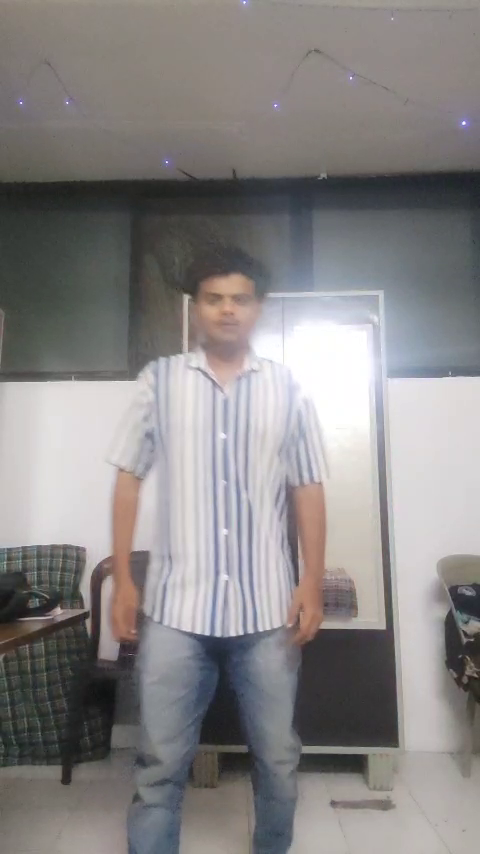
#> input picture frame 59 of data/cca3 sunil video.mp4, 480 x 854 px
$ python task4_motion_estimation.py
#> lines starting #> are read from the running program, lines starting #| are printed output that depends on the picture

import cv2
import numpy as np
import matplotlib.pyplot as plt
from pathlib import Path

# ==========================================
# 1. PROJECT PATHS
# ==========================================

BASE_DIR = Path(__file__).resolve().parent.parent
DATA_DIR = BASE_DIR / "data"
OUTPUT_DIR = BASE_DIR / "outputs" / "unit5" / "task4"

OUTPUT_DIR.mkdir(parents=True, exist_ok=True)

VIDEO_EXTENSIONS = [".mp4", ".avi", ".mov", ".mkv"]

video_files = sorted(
    file for file in DATA_DIR.iterdir()
    if file.is_file() and file.suffix.lower() in VIDEO_EXTENSIONS
)

if not video_files:
    raise FileNotFoundError(
        "No video found in the data folder. "
        "Copy your self-recorded video into data."
    )

VIDEO_PATH = video_files[0]

print("TASK 4: MOTION ESTIMATION")
print("-------------------------")
print("Input video:", VIDEO_PATH.name)

# ==========================================
# 2. OPEN VIDEO
# ==========================================

cap = cv2.VideoCapture(str(VIDEO_PATH))

if not cap.isOpened():
    raise RuntimeError("Could not open the input video.")

fps = cap.get(cv2.CAP_PROP_FPS)
width = int(cap.get(cv2.CAP_PROP_FRAME_WIDTH))
height = int(cap.get(cv2.CAP_PROP_FRAME_HEIGHT))
total_frames = int(cap.get(cv2.CAP_PROP_FRAME_COUNT))

if fps <= 0:
    fps = 25.0

print("Video FPS:", fps)
print("Video dimensions:", width, "x", height)
print("Total frames:", total_frames)

# ==========================================
# 3. CREATE OUTPUT VIDEO WRITERS
# ==========================================

fourcc = cv2.VideoWriter_fourcc(*"mp4v")

frame_diff_writer = cv2.VideoWriter(
    str(OUTPUT_DIR / "frame_differencing.mp4"),
    fourcc,
    fps,
    (width, height)
)

gmm_writer = cv2.VideoWriter(
    str(OUTPUT_DIR / "gmm_background_subtraction.mp4"),
    fourcc,
    fps,
    (width, height)
)

optical_writer = cv2.VideoWriter(
    str(OUTPUT_DIR / "lucas_kanade_optical_flow.mp4"),
    fourcc,
    fps,
    (width, height)
)

if not all([
    frame_diff_writer.isOpened(),
    gmm_writer.isOpened(),
    optical_writer.isOpened()
]):
    raise RuntimeError("Could not create output videos.")

# ==========================================
# 4. INITIALIZE ALGORITHMS
# ==========================================

# GMM background subtractor
background_subtractor = cv2.createBackgroundSubtractorMOG2(
    history=500,
    varThreshold=25,
    detectShadows=True
)

# Variables for Lucas-Kanade optical flow
previous_gray = None
previous_points = None

feature_params = {
    "maxCorners": 200,
    "qualityLevel": 0.3,
    "minDistance": 7,
    "blockSize": 7
}

lk_params = {
    "winSize": (15, 15),
    "maxLevel": 2,
    "criteria": (
        cv2.TERM_CRITERIA_EPS | cv2.TERM_CRITERIA_COUNT,
        10,
        0.03
    )
}

# Save representative frames
saved_frame_diff = False
saved_gmm = False
saved_optical = False

frame_number = 0
processed_frames = 0

# ==========================================
# 5. PROCESS VIDEO FRAME BY FRAME
# ==========================================

while True:

    ret, frame = cap.read()
#> frame is the input picture: shape (854, 480, 3); mean B, G, R 133.2, 133.4, 136.6

    if not ret:
        break

    frame_number += 1

    gray = cv2.cvtColor(frame, cv2.COLOR_BGR2GRAY)
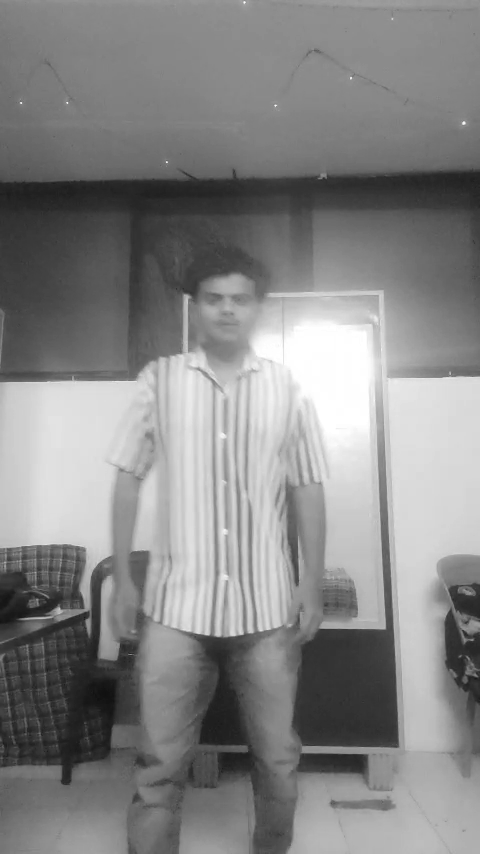
#> gray: shape (854, 480); min 16, max 255, mean 134.3

    # --------------------------------------
    # TECHNIQUE 1: FRAME DIFFERENCING
    # --------------------------------------

    if previous_gray is not None:

        difference = cv2.absdiff(previous_gray, gray)

        # Threshold to identify moving regions
        _, motion_mask = cv2.threshold(
            difference,
            25,
            255,
            cv2.THRESH_BINARY
        )

        # Remove small noise
        kernel = np.ones((3, 3), np.uint8)

        motion_mask = cv2.morphologyEx(
            motion_mask,
            cv2.MORPH_OPEN,
            kernel
        )

        frame_diff_output = cv2.cvtColor(
            motion_mask,
            cv2.COLOR_GRAY2BGR
        )

        frame_diff_writer.write(frame_diff_output)

        if not saved_frame_diff:
            cv2.imwrite(
                str(OUTPUT_DIR / "frame_difference_result.jpg"),
                frame_diff_output
            )
            saved_frame_diff = True

    else:
        motion_mask = np.zeros_like(gray)

    # --------------------------------------
    # TECHNIQUE 2: GMM BACKGROUND SUBTRACTION
    # --------------------------------------

    foreground_mask = background_subtractor.apply(frame)
#> foreground_mask: shape (854, 480); every value is 127

    # Remove shadows and keep foreground pixels
    _, foreground_mask = cv2.threshold(
        foreground_mask,
        200,
        255,
        cv2.THRESH_BINARY
    )
#> foreground_mask: shape (854, 480); every value is 0

    gmm_output = cv2.cvtColor(
        foreground_mask,
        cv2.COLOR_GRAY2BGR
    )
#> gmm_output: shape (854, 480, 3); every value is 0

    gmm_writer.write(gmm_output)

    if not saved_gmm:
        cv2.imwrite(
            str(OUTPUT_DIR / "gmm_foreground_mask.jpg"),
            gmm_output
        )
        saved_gmm = True

    # --------------------------------------
    # TECHNIQUE 3: LUCAS-KANADE OPTICAL FLOW
    # --------------------------------------

    optical_output = frame.copy()

    if previous_gray is None:
        previous_points = cv2.goodFeaturesToTrack(
            gray,
            mask=None,
            **feature_params
        )
#> previous_points = 33 rows, first 8: [58, 607], [464, 122], [383, 627], [244, 632], [212, 634], [185, 296], [260, 628], [20, 101]

    else:

        if previous_points is not None and len(previous_points) > 0:

            next_points, status, error = cv2.calcOpticalFlowPyrLK(
                previous_gray,
                gray,
                previous_points,
                None,
                **lk_params
            )

            if next_points is not None and status is not None:

                good_new = next_points[status.flatten() == 1]
                good_old = previous_points[status.flatten() == 1]

                for new, old in zip(good_new, good_old):

                    x_new, y_new = new.ravel()
                    x_old, y_old = old.ravel()

                    cv2.line(
                        optical_output,
                        (int(x_old), int(y_old)),
                        (int(x_new), int(y_new)),
                        (0, 255, 0),
                        2
                    )

                    cv2.circle(
                        optical_output,
                        (int(x_new), int(y_new)),
                        4,
                        (0, 0, 255),
                        -1
                    )

                previous_points = good_new.reshape(-1, 1, 2)

            else:
                previous_points = None

        # Find new tracking points if necessary
        if previous_points is None or len(previous_points) < 10:

            previous_points = cv2.goodFeaturesToTrack(
                gray,
                mask=None,
                **feature_params
            )

    optical_writer.write(optical_output)

    if not saved_optical:
        cv2.imwrite(
            str(OUTPUT_DIR / "optical_flow_result.jpg"),
            optical_output
        )
        saved_optical = True

    previous_gray = gray.copy()

    processed_frames += 1

    if frame_number % 50 == 0:
        print("Processed frames:", frame_number)

# ==========================================
# 6. RELEASE VIDEO RESOURCES
# ==========================================

cap.release()

frame_diff_writer.release()
gmm_writer.release()
optical_writer.release()

# ==========================================
# 7. CREATE COMPARISON IMAGE
# ==========================================

result_images = [
    OUTPUT_DIR / "frame_difference_result.jpg",
    OUTPUT_DIR / "gmm_foreground_mask.jpg",
    OUTPUT_DIR / "optical_flow_result.jpg"
]

titles = [
    "Frame Differencing",
    "GMM Background Subtraction",
    "Lucas-Kanade Optical Flow"
]

if all(path.exists() for path in result_images):

    plt.figure(figsize=(15, 6))

    for index, (path, title) in enumerate(
        zip(result_images, titles)
    ):

        result_image = cv2.imread(str(path))
        result_image = cv2.cvtColor(
            result_image,
            cv2.COLOR_BGR2RGB
        )

        plt.subplot(1, 3, index + 1)
        plt.imshow(result_image)
        plt.title(title)
        plt.axis("off")

    plt.tight_layout()

    plt.savefig(
        OUTPUT_DIR / "task4_comparison.png",
        dpi=150
    )

    plt.close()

# ==========================================
# 8. SAVE TEXT RESULTS
# ==========================================

with open(OUTPUT_DIR / "task4_results.txt", "w") as file:

    file.write("TASK 4: MOTION ESTIMATION RESULTS\n")
    file.write("---------------------------------\n")
    file.write(f"Input video: {VIDEO_PATH.name}\n")
    file.write(f"FPS: {fps}\n")
    file.write(f"Video dimensions: {width} x {height}\n")
    file.write(f"Total frames in video: {total_frames}\n")
    file.write(f"Processed frames: {processed_frames}\n")

    file.write("\nAlgorithms implemented:\n")
    file.write("1. Frame Differencing\n")
    file.write("2. GMM Background Subtraction using MOG2\n")
    file.write("3. Lucas-Kanade Optical Flow\n")

print("\nTASK 4 COMPLETED SUCCESSFULLY!")
print("Processed frames:", processed_frames)
print("Outputs saved in:", OUTPUT_DIR)

$ run again, starting later in the video
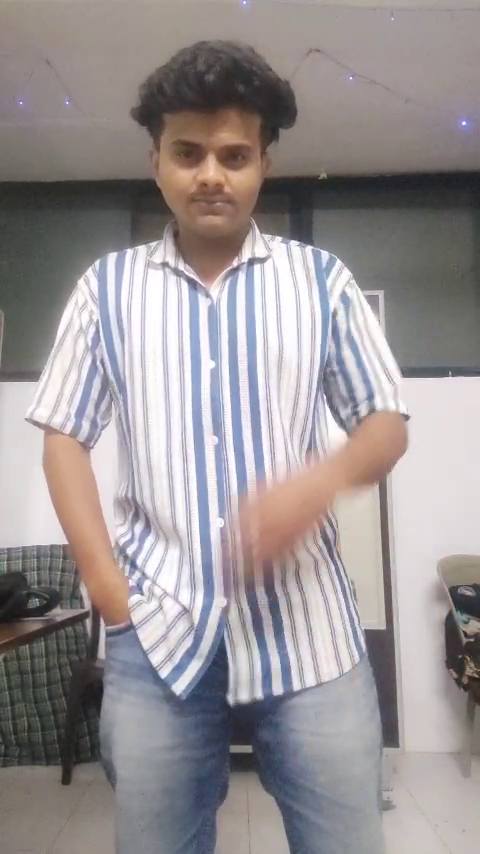
#> input picture frame 269 of data/cca3 sunil video.mp4, 480 x 854 px
#> frame is the input picture: shape (854, 480, 3); mean B, G, R 148.1, 146.8, 153.3
#> `gray = cv2.cvtColor(frame, cv2.COLOR_BGR2GRAY)`:
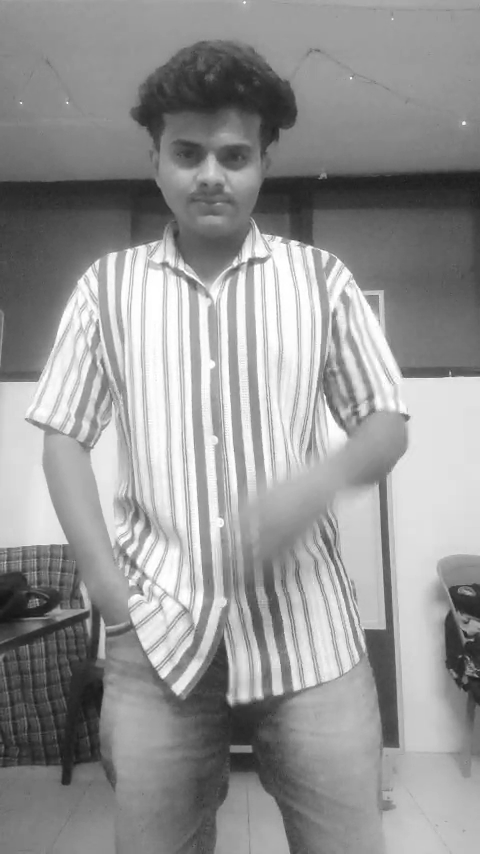
#> gray: shape (854, 480); min 20, max 255, mean 148.9
#> gmm_output: shape (854, 480, 3); every value is 0
#> previous_points = 97 rows, first 8: [451, 374], [364, 631], [464, 122], [408, 417], [163, 676], [309, 249], [383, 627], [156, 668]

$ run again, starting later in the video
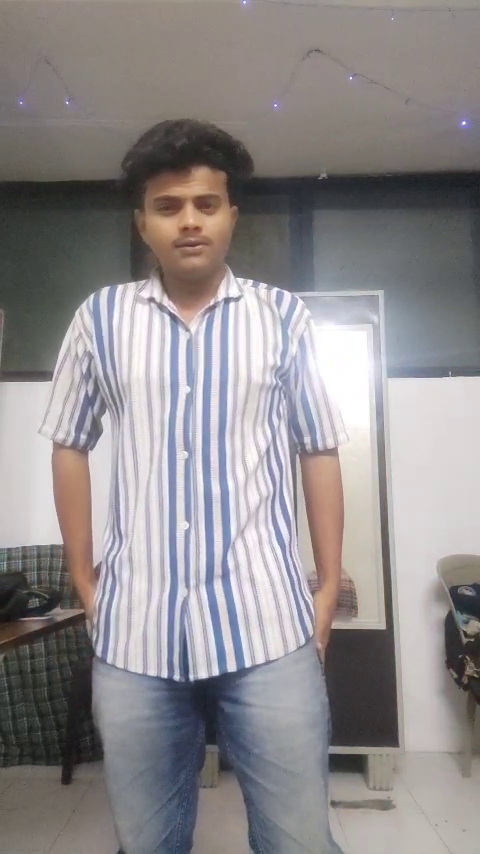
#> input picture frame 478 of data/cca3 sunil video.mp4, 480 x 854 px
#> frame is the input picture: shape (854, 480, 3); mean B, G, R 140.5, 139.2, 143.7
#> `gray = cv2.cvtColor(frame, cv2.COLOR_BGR2GRAY)`:
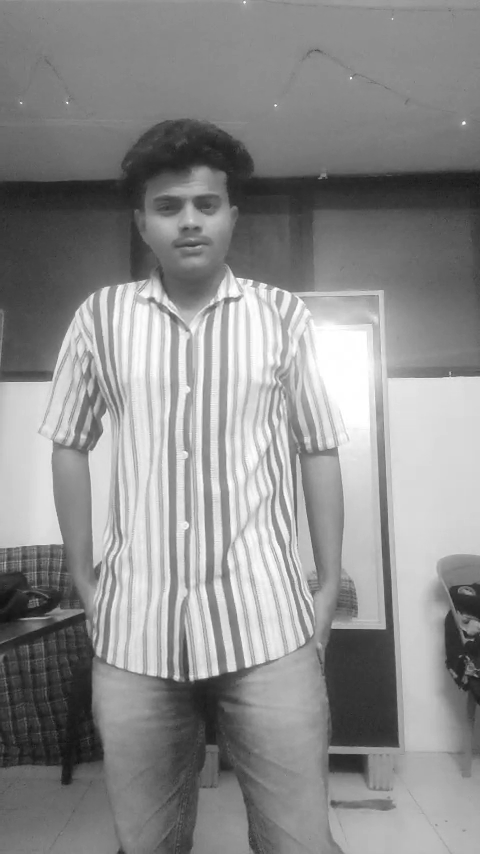
#> gray: shape (854, 480); min 16, max 255, mean 140.6
#> gmm_output: shape (854, 480, 3); every value is 0
#> previous_points = 34 rows, first 8: [164, 675], [247, 664], [176, 678], [192, 680], [383, 626], [250, 282], [215, 672], [60, 542]
